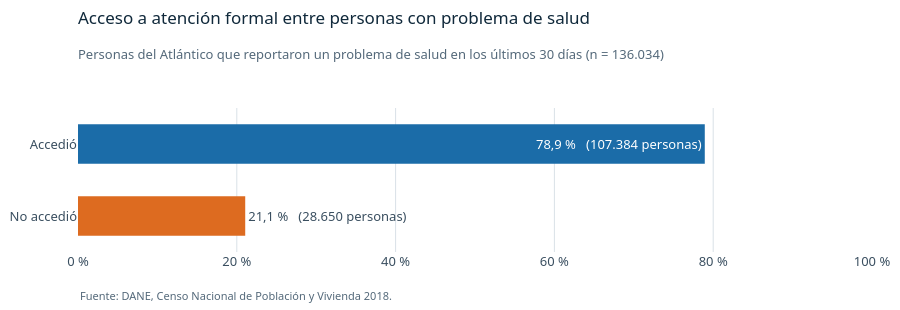

Notebook code for this chart:
### Code cell
datos = distribucion_acceso.reindex(orden_acceso)

fig = go.Figure(go.Bar(
    x=datos["% del total"], y=datos.index, orientation="h", width=0.55,
    marker_color=[colores_acceso[i] for i in datos.index],
    text=[f"{pct_es(pct)}   ({entero_es(n)} personas)" for pct, n in datos[["% del total", "n"]].values],
    textposition=["inside" if pct > 55 else "outside" for pct in datos["% del total"]],
    insidetextanchor="end", cliponaxis=False, customdata=datos["n"],
    hovertemplate="%{y}<br>%{x:.1f} % del total<br>%{customdata:,} personas<extra></extra>",
))
fig.update_yaxes(autorange="reversed", showgrid=False)
fig.update_xaxes(range=[0, 100], ticksuffix=" %")
rotular(fig, "Acceso a atención formal entre personas con problema de salud",
        f"Personas del Atlántico que reportaron un problema de salud en los últimos 30 días (n = {entero_es(len(df_eda))})",
        FUENTE, espacio=34)
mostrar_figura(fig, "01_distribucion_acceso", FIG_DIR, alto=310)

### Figure 1 — Plotly figure (JSON) as saved in the notebook; plotly's stock layout.template omitted (floating-point values rounded to 4 significant figures)
{"data": [{"cliponaxis": false, "customdata": [107384, 28650], "hovertemplate": "%{y}<br>%{x:.1f} % del total<br>%{customdata:,} personas<extra></extra>", "insidetextanchor": "end", "marker": {"color": ["#1B6CA8", "#DD6B20"]}, "orientation": "h", "text": ["78,9 %   (107.384 personas)", "21,1 %   (28.650 personas)"], "textposition": ["inside", "outside"], "type": "bar", "width": 0.55, "x": [78.94, 21.06], "y": ["Accedió", "No accedió"]}], "layout": {"annotations": [{"align": "left", "font": {"color": "#54697A", "size": 11}, "showarrow": false, "text": "Fuente: DANE, Censo Nacional de Población y Vivienda 2018.", "x": 0, "xanchor": "left", "xref": "paper", "y": 0, "yanchor": "top", "yref": "paper", "yshift": -34}], "height": 310, "margin": {"b": 58, "t": 108}, "title": {"font": {"color": "#10293B", "size": 17}, "pad": {"t": 12}, "subtitle": {"font": {"color": "#54697A", "size": 13}, "text": "Personas del Atlántico que reportaron un problema de salud en los últimos 30 días (n = 136.034)"}, "text": "Acceso a atención formal entre personas con problema de salud", "x": 0, "xanchor": "left", "xref": "paper", "y": 1, "yanchor": "top", "yref": "container"}, "xaxis": {"range": [0, 100], "ticksuffix": " %"}, "yaxis": {"autorange": "reversed", "showgrid": false}}}
